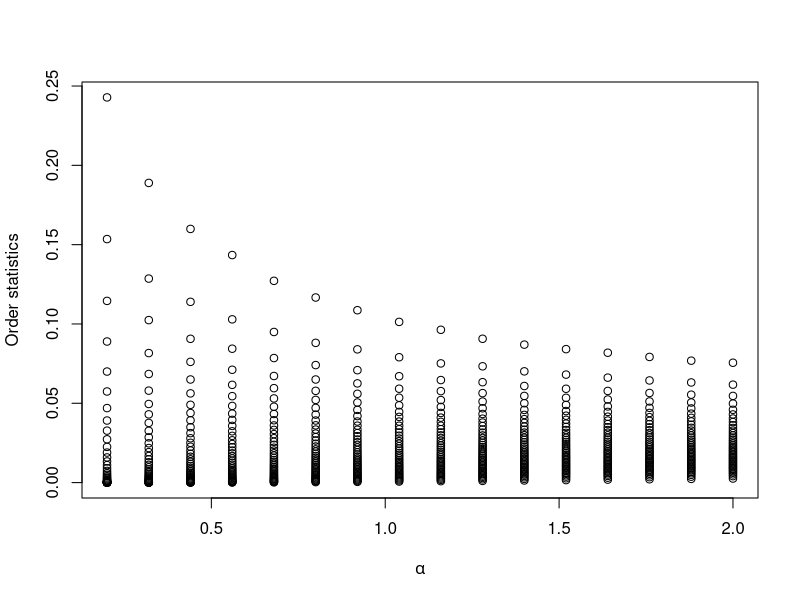

Reproduce this figure in R.
# code/dirichlet.R
# ----------------

pdf("plots/dirichlet.pdf", 4, 4)

n <- 41
nreps <- 500
shape <- seq(0.2, 2, len=16)
seed <- 0

lambda <- array(NA, c(nreps, length(shape), n))

for (i in seq_along(shape)) {
    set.seed(seed)
    for (r in seq_len(nreps)) {
        y <- rgamma(n, shape = shape[i])
        lambda[r,i,] <- sort(y) / sum(y)
    }
}

lambda.mean <- apply(lambda, c(2,3), mean)


par(mfrow=c(1,1))

plot(range(shape), range(lambda.mean), t='n',
     ylab = "Order statistics",
     #xlab = expression(Shape)
     xlab = expression(alpha)
     )
for (i in seq_along(shape)) {
    points( rep(shape[i], n), lambda.mean[i,])
}

#plot(range(0, 1), range(shape), t='n',
#     xlab = "Order statistics",
#     ylab = "Dirichlet parameter")
#for (i in seq_along(shape)) {
#    x <- lambda.mean[i,]
#    x <- x - min(x)
#    x <- x / max(x)
#    points(x, rep(shape[i], n))
#}


#plot(range(1 / lambda.mean), range(shape), t='n',
#     xlab = "Inverse Order statistics",
#     ylab = "Dirichlet parameter")
#for (i in seq_along(shape)) {
#    points(1 / lambda.mean[i,], rep(shape[i], n))
#}
#ilambda.mean <- lambda.mean
#for (i in seq_along(shape)) {
#    scale <- max(ilambda.mean[i,])
#    ilambda.mean[i,] <- ilambda.mean[i,] / scale
#}
#plot(range(ilambda.mean), range(shape), t='n',
#     xlab = "Scaled Inverse Order statistics",
#     ylab = "Dirichlet parameter")
#for (i in seq_along(shape)) {
#    points(ilambda.mean[i,], rep(shape[i], n))
#}

dev.off()
